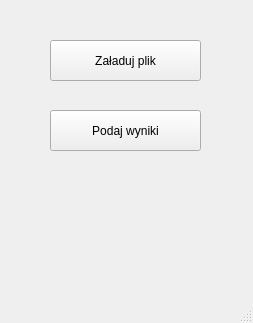
<?xml version="1.0" encoding="UTF-8"?>
<ui version="4.0">
 <class>MainWindow</class>
 <widget class="QMainWindow" name="MainWindow">
  <property name="geometry">
   <rect>
    <x>0</x>
    <y>0</y>
    <width>253</width>
    <height>323</height>
   </rect>
  </property>
  <property name="windowTitle">
   <string>MainWindow</string>
  </property>
  <widget class="QWidget" name="centralwidget">
   <widget class="QPushButton" name="pushButton">
    <property name="geometry">
     <rect>
      <x>50</x>
      <y>40</y>
      <width>151</width>
      <height>41</height>
     </rect>
    </property>
    <property name="text">
     <string>Załaduj plik</string>
    </property>
   </widget>
   <widget class="QPushButton" name="pushButton_2">
    <property name="geometry">
     <rect>
      <x>50</x>
      <y>110</y>
      <width>151</width>
      <height>41</height>
     </rect>
    </property>
    <property name="text">
     <string>Podaj wyniki</string>
    </property>
   </widget>
  </widget>
  <widget class="QMenuBar" name="menubar">
   <property name="geometry">
    <rect>
     <x>0</x>
     <y>0</y>
     <width>253</width>
     <height>22</height>
    </rect>
   </property>
  </widget>
  <widget class="QStatusBar" name="statusbar"/>
 </widget>
 <resources/>
 <connections/>
</ui>
